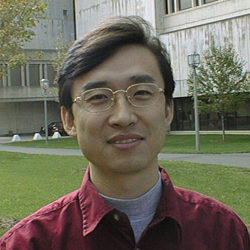
#> input picture Computer Vision/HW1/IDPicture.bmp, 250 x 250 px
$ python -i classical_cv_utils.py   (imports and definitions only)
#> lines starting #> are read from the running program, lines starting #| are printed output that depends on the picture
"""
Classical Computer Vision Utilities for the screen-removal project.
Provides Sobel gradients, filtering, and related low-level CV helpers.

Author: Hasan Suca Kayman
Course: CSc I6716 - Computer Vision
"""

import numpy as np
from scipy import ndimage
from scipy.signal import convolve2d
from typing import Tuple


# =============================================================================
# Image Gradient and Edge Detections
# =============================================================================

def sobel_operator(image: np.ndarray):
    # define Sobel kernels
    sobel_x = np.array([
        [-1, 0, 1],
        [-2, 0, 2],
        [-1, 0, 1]
    ], dtype=np.float64) / 8.0  # normalized

    sobel_y = np.array([
        [-1, -2, -1],
        [ 0,  0,  0],
        [ 1,  2,  1]
    ], dtype=np.float64) / 8.0  # normalized

    # convolution
    Gx = convolve2d(image.astype(np.float64), sobel_x, mode='same', boundary='symm')
    Gy = convolve2d(image.astype(np.float64), sobel_y, mode='same', boundary='symm')

    # gradient magnitude
    magnitude = np.sqrt(Gx**2 + Gy**2)

    return Gx, Gy, magnitude


# NOTE: prewitt_operator not used in demo - commented out
# def prewitt_operator(image: np.ndarray):
#     prewitt_x = np.array([
#         [-1, 0, 1],
#         [-1, 0, 1],
#         [-1, 0, 1]
#     ], dtype=np.float64) / 6.0
#
#     prewitt_y = np.array([
#         [-1, -1, -1],
#         [ 0,  0,  0],
#         [ 1,  1,  1]
#     ], dtype=np.float64) / 6.0
#
#     Gx = convolve2d(image.astype(np.float64), prewitt_x, mode='same', boundary='symm')
#     Gy = convolve2d(image.astype(np.float64), prewitt_y, mode='same', boundary='symm')
#
#     magnitude = np.sqrt(Gx**2 + Gy**2)
#
#     return Gx, Gy, magnitude


# NOTE: compute_gradient_orientation not used in demo - commented out
# def compute_gradient_orientation(Gx: np.ndarray, Gy: np.ndarray):
#     return np.arctan2(Gy, Gx)


# =============================================================================
# Corner Detection
# =============================================================================

def harris_corner_detector(image: np.ndarray,
                            k: float = 0.04,
                           sigma: float = 1.0,
                           threshold_ratio: float = 0.01):
    # compute image gradients
    Ix, Iy, _ = sobel_operator(image)

    # compute products of gradients
    Ix2 = Ix * Ix
    Iy2 = Iy * Iy
    Ixy = Ix * Iy

    # apply Gaussian window (compute sums in neighborhood)
    Sxx = ndimage.gaussian_filter(Ix2, sigma)
    Syy = ndimage.gaussian_filter(Iy2, sigma)
    Sxy = ndimage.gaussian_filter(Ixy, sigma)

    # compute Harris response at each pixel
    # R = det(M) - k * trace(M)**2
    # det(M) = Sxx * Syy - Sxy**2
    # trace(M) = Sxx + Syy
    det_M = Sxx * Syy - Sxy * Sxy
    trace_M = Sxx + Syy
    R = det_M - k * (trace_M ** 2)

    # threshold and find corners
    threshold = threshold_ratio * R.max()
    corners = np.argwhere(R > threshold)

    return corners, R


# NOTE: shi_tomasi_corners not used in demo - commented out
# def shi_tomasi_corners(image: np.ndarray,
#                         sigma: float = 1.0,
#                        threshold_ratio: float = 0.01):
#
#     Ix, Iy, _ = sobel_operator(image)
#
#     Sxx = ndimage.gaussian_filter(Ix * Ix, sigma)
#     Syy = ndimage.gaussian_filter(Iy * Iy, sigma)
#     Sxy = ndimage.gaussian_filter(Ix * Iy, sigma)
#
#     # compute minimum eigenvalue analytically
#     # for 2x2 symmetric matrix, eigenvalues are
#     # lambda = (trace +- sqrt(trace**2 - 4*det)) / 2
#     trace_M = Sxx + Syy
#     det_M = Sxx * Syy - Sxy * Sxy
#
#     # discriminant
#     disc = np.sqrt(np.maximum(trace_M**2 - 4*det_M, 0))
#
#     # minimum eigenvalue
#     min_eigenvalue = (trace_M - disc) / 2
#
#     # threshold
#     threshold = threshold_ratio * min_eigenvalue.max()
#     corners = np.argwhere(min_eigenvalue > threshold)
#
#     return corners, min_eigenvalue


# NOTE: non_maximum_suppression not used in demo - commented out
# def non_maximum_suppression(corners: np.ndarray,
#                             response: np.ndarray,
#                             image_shape: Tuple[int, int],
#                             window_size: int = 10):
#
#     if len(corners) == 0:
#         return corners
#
#     h, w = image_shape
#     suppressed = np.zeros(image_shape, dtype=bool)
#
#     # sort corners by response value (descending)
#     responses = response[corners[:, 0], corners[:, 1]]
#     sorted_indices = np.argsort(-responses)
#
#     selected_corners = []
#
#     for idx in sorted_indices:
#         y, x = corners[idx]
#
#         # check if this corner is suppressed
#         if suppressed[y, x]:
#             continue
#
#         selected_corners.append([y, x])
#
#         # suppress nearby corners
#         y_min = max(0, y - window_size // 2)
#         y_max = min(h, y + window_size // 2 + 1)
#         x_min = max(0, x - window_size // 2)
#         x_max = min(w, x + window_size // 2 + 1)
#
#         suppressed[y_min:y_max, x_min:x_max] = True
#
#     return np.array(selected_corners)


# =============================================================================
# Optical Flow
# =============================================================================

# NOTE: lucas_kanade_flow not used in demo - we use OpenCV's implementation
# def lucas_kanade_flow(frame1: np.ndarray,
#                         frame2: np.ndarray,
#                         window_size: int = 15,
#                         eigenvalue_threshold: float = 1e-4):
#
#     # ensure float64
#     I1 = frame1.astype(np.float64)
#     I2 = frame2.astype(np.float64)
#
#     h, w = I1.shape
#     half_win = window_size // 2
#
#     # compute spatial gradients (on first frame)
#     Ix, Iy, _ = sobel_operator(I1)
#
#     # compute temporal gradient
#     It = I2 - I1
#
#     # initialize flow fields
#     u = np.zeros((h, w), dtype=np.float64)
#     v = np.zeros((h, w), dtype=np.float64)
#
#     # process each pixel
#     for y in range(half_win, h - half_win):
#         for x in range(half_win, w - half_win):
#             # extract local windows
#             Ix_win = Ix[y-half_win:y+half_win+1, x-half_win:x+half_win+1].flatten()
#             Iy_win = Iy[y-half_win:y+half_win+1, x-half_win:x+half_win+1].flatten()
#             It_win = It[y-half_win:y+half_win+1, x-half_win:x+half_win+1].flatten()
#
#             # build A matrix and b vector
#             A = np.column_stack([Ix_win, Iy_win])
#             b = -It_win
#
#             # compute A^TA (structure tensor at this point)
#             ATA = A.T @ A
#
#             # check conditioning using eigenvalues
#             eigenvalues = np.linalg.eigvalsh(ATA)
#
#             if eigenvalues.min() > eigenvalue_threshold:
#                 # solve normal equations
#                 ATb = A.T @ b
#                 flow = np.linalg.solve(ATA, ATb)
#                 u[y, x] = flow[0]
#                 v[y, x] = flow[1]
#
#     return u, v


# NOTE: horn_schunck_flow not used in demo - commented out
# def horn_schunck_flow(frame1: np.ndarray, frame2: np.ndarray,
#                       alpha: float = 1.0, num_iterations: int = 100,
#                       convergence_threshold: float = 1e-4):
#
#     I1 = frame1.astype(np.float64)
#     I2 = frame2.astype(np.float64)
#
#     h, w = I1.shape
#
#     # compute gradieentst
#     Ix, Iy, _ = sobel_operator(I1)
#     It = I2 - I1
#
#     # initialize flow
#     u = np.zeros((h, w), dtype=np.float64)
#     v = np.zeros((h, w), dtype=np.float64)
#
#     # averaging kernel for Laplacian approximation
#     kernel = np.array([
#         [0, 1/4, 0],
#         [1/4, 0, 1/4],
#         [0, 1/4, 0]
#     ], dtype=np.float64)
#
#     # precompute denominator
#     denom = alpha**2 + Ix**2 + Iy**2
#
#     # Iterate
#     for iteration in range(num_iterations):
#         # compute local averages
#         u_avg = convolve2d(u, kernel, mode='same', boundary='symm')
#         v_avg = convolve2d(v, kernel, mode='same', boundary='symm')
#
#         # update equations (from Euler-Lagrange)
#         common = (Ix * u_avg + Iy * v_avg + It) / denom
#         u_new = u_avg - Ix * common
#         v_new = v_avg - Iy * common
#
#         # check convergence
#         change = np.mean((u_new - u)**2 + (v_new - v)**2)
#         if change < convergence_threshold:
#             break
#
#         u = u_new
#         v = v_new
#
#     return u, v


# NOTE: pyramidal_lucas_kanade not used in demo - we use OpenCV's implementation
# def pyramidal_lucas_kanade(frame1: np.ndarray, frame2: np.ndarray,
#                            num_levels: int = 3,
#                            window_size: int = 15):
#     # build image pyramids
#     pyramid1 = [frame1.astype(np.float64)]
#     pyramid2 = [frame2.astype(np.float64)]
#
#     for level in range(1, num_levels):
#         # downsample by factor of 2 :)
#         prev1 = pyramid1[-1]
#         prev2 = pyramid2[-1]
#
#         # gaussian blur before downsampling
#         blurred1 = ndimage.gaussian_filter(prev1, 1.0)
#         blurred2 = ndimage.gaussian_filter(prev2, 1.0)
#
#         # subsample
#         downsampled1 = blurred1[::2, ::2]
#         downsampled2 = blurred2[::2, ::2]
#
#         pyramid1.append(downsampled1)
#         pyramid2.append(downsampled2)
#
#     # start from coarsest level
#     coarsest1 = pyramid1[-1]
#     coarsest2 = pyramid2[-1]
#
#     u, v = lucas_kanade_flow(coarsest1, coarsest2, window_size)
#
#     # propagate to finer levels
#     for level in range(num_levels - 2, -1, -1):
#         # upsample flow
#         new_h, new_w = pyramid1[level].shape
#
#         # scale flow values by 2
#         u = 2 * ndimage.zoom(u, 2, order=1)[:new_h, :new_w]
#         v = 2 * ndimage.zoom(v, 2, order=1)[:new_h, :new_w]
#
#         # warp frame2 using current flow estimate
#         y_coords, x_coords = np.mgrid[0:new_h, 0:new_w]
#         warped_x = x_coords + u
#         warped_y = y_coords + v
#
#         # bilinear interpolation for warping
#         warped2 = ndimage.map_coordinates(
#             pyramid2[level], [warped_y, warped_x], order=1, mode='reflect'
#         )
#
#         # compute residual flow
#         du, dv = lucas_kanade_flow(pyramid1[level], warped2, window_size)
#
#         # add residual to current estimate
#         u = u + du
#         v = v + dv
#
#     return u, v


# =============================================================================
# Homography Estimation
# =============================================================================

# NOTE: direct_linear_transform not used in demo - we use cv2.findHomography
# def direct_linear_transform(src_pts: np.ndarray, dst_pts: np.ndarray):
#     n = len(src_pts)
#
#     # normalize points for numerical stability
#     src_centered = src_pts - src_pts.mean(axis=0)
#     src_scale = np.sqrt(2) / np.std(src_centered)
#     src_norm = src_centered * src_scale
#
#     dst_centered = dst_pts - dst_pts.mean(axis=0)
#     dst_scale = np.sqrt(2) / np.std(dst_centered)
#     dst_norm = dst_centered * dst_scale
#
#     # normalization matrices
#     T_src = np.array([
#         [src_scale, 0, -src_scale * src_pts.mean(axis=0)[0]],
#         [0, src_scale, -src_scale * src_pts.mean(axis=0)[1]],
#         [0, 0, 1]
#     ])
#
#     T_dst = np.array([
#         [dst_scale, 0, -dst_scale * dst_pts.mean(axis=0)[0]],
#         [0, dst_scale, -dst_scale * dst_pts.mean(axis=0)[1]],
#         [0, 0, 1]
#     ])
#
#     # build design matrix A
#     A = []
#     for i in range(n):
#         x, y = src_norm[i]
#         xp, yp = dst_norm[i]
#
#         A.append([-x, -y, -1, 0, 0, 0, x*xp, y*xp, xp])
#         A.append([0, 0, 0, -x, -y, -1, x*yp, y*yp, yp])
#
#     A = np.array(A)
#
#     # solve using SVD
#     U, S, Vh = np.linalg.svd(A)
#
#     # solution is last row of Vh (corresponding to smallest singular value)
#     h = Vh[-1]
#     H_norm = h.reshape(3, 3)
#
#     # denormalize
#     H = np.linalg.inv(T_dst) @ H_norm @ T_src
#     H = H / H[2, 2]  # normalize so H[2,2] = 1
#
#     return H


# NOTE: ransac_homography not used in demo - we use cv2.findHomography
# def ransac_homography(src_pts: np.ndarray, dst_pts: np.ndarray,
#                       num_iterations: int = 1000,
#                       threshold: float = 5.0,
#                       min_inliers: int = 4):
#
#     n = len(src_pts)
#
#     if n < 4:
#         return np.eye(3), np.zeros(n, dtype=bool)
#
#     best_H = np.eye(3)
#     best_inliers = np.zeros(n, dtype=bool)
#     best_num_inliers = 0
#
#     for _ in range(num_iterations):
#         # random sample of 4 points
#         indices = np.random.choice(n, 4, replace=False)
#
#         src_sample = src_pts[indices]
#         dst_sample = dst_pts[indices]
#
#         # check for degenerate configuration (collinear points)
#         if is_degenerate(src_sample) or is_degenerate(dst_sample):
#             continue
#
#         try:
#             H = direct_linear_transform(src_sample, dst_sample)
#         except:
#             continue
#
#         # project all source points
#         src_homo = np.hstack([src_pts, np.ones((n, 1))])
#         projected = (H @ src_homo.T).T
#         projected = projected[:, :2] / projected[:, 2:3]
#
#         # compute errors
#         errors = np.linalg.norm(projected - dst_pts, axis=1)
#
#         # find inliers
#         inliers = errors < threshold
#         num_inliers = np.sum(inliers)
#
#         if num_inliers > best_num_inliers:
#             best_num_inliers = num_inliers
#             best_inliers = inliers
#             best_H = H
#
#     # refine using all inliers
#     if best_num_inliers >= min_inliers:
#         best_H = direct_linear_transform(src_pts[best_inliers], dst_pts[best_inliers])
#
#     return best_H, best_inliers


# NOTE: is_degenerate not used in demo - commented out
# def is_degenerate(points: np.ndarray, threshold: float = 1e-6):
#
#     if len(points) < 3:
#         return True
#
#     # check area of triangle formed by first 3 points
#     p0, p1, p2 = points[:3]
#     area = 0.5 * abs((p1[0] - p0[0]) * (p2[1] - p0[1]) -
#                      (p2[0] - p0[0]) * (p1[1] - p0[1]))
#
#     return area < threshold


# =============================================================================
# Filtering Operations
# =============================================================================

# NOTE: gaussian_filter_2d not used - we use scipy.ndimage.gaussian_filter
# def gaussian_filter_2d(image: np.ndarray, sigma: float):
#
#     # determine kernel size
#     size = int(6 * sigma + 1)
#     if size % 2 == 0:
#         size += 1
#
#     # create 1D Gaussian kernel
#     x = np.arange(size) - size // 2
#     kernel_1d = np.exp(-x**2 / (2 * sigma**2))
#     kernel_1d = kernel_1d / kernel_1d.sum()
#
#     # apply separable convolution
#     result = convolve2d(image, kernel_1d.reshape(1, -1), mode='same', boundary='symm')
#     result = convolve2d(result, kernel_1d.reshape(-1, 1), mode='same', boundary='symm')
#
#     return result


# NOTE: box_filter_2d not used in demo - commented out
# def box_filter_2d(image: np.ndarray, size: int):
#
#     kernel = np.ones((size, size), dtype=np.float64) / (size * size)
#     return convolve2d(image, kernel, mode='same', boundary='symm')


# NOTE: laplacian_of_gaussian not used in demo - commented out
# def laplacian_of_gaussian(image: np.ndarray, sigma: float):
#
#     # first smooth
#     smoothed = gaussian_filter_2d(image, sigma)
#
#     # then apply Laplacian CHECK THE VALUES OF THE MATRIX DONT FORGET TO CHANGE THEM
#     laplacian = np.array([
#         [0,  1, 0],
#         [1, -4, 1],
#         [0,  1, 0]
#     ], dtype=np.float64)
#
#     return convolve2d(smoothed, laplacian, mode='same', boundary='symm')


# =============================================================================
# Frequency Domain Analysis
# =============================================================================

# [64 lines left out: functions analyze_frequency_spectrum, detect_periodic_pattern, not called in this run]

>>> import cv2
>>> picture = cv2.imread('../HW1/IDPicture.bmp', cv2.IMREAD_GRAYSCALE)
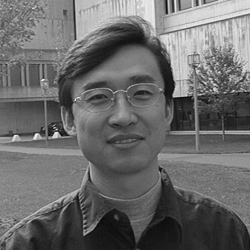
#> picture: shape (250, 250); min 7, max 252, mean 106
>>> result = harris_corner_detector(picture)
#> in sobel_operator, `Gx = convolve2d(image.astype(np.float64), sobel_x, mode='same', bounda..`:
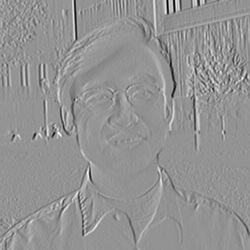
#> Gx: shape (250, 250) float64; min -95.75, max 70, mean 0; drawn with min black and max white
#> in sobel_operator, `magnitude = np.sqrt(Gx**2 + Gy**2)`:
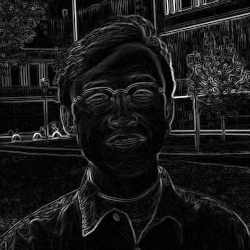
#> magnitude: shape (250, 250) float64; min 0, max 96.43, mean 9.5; drawn with min black and max white
#> in harris_corner_detector, `Ixy = Ix * Iy`:
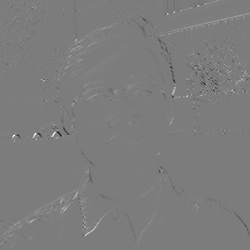
#> Ixy: shape (250, 250) float64; min -3797.5, max 3959, mean 6.6; drawn with min black and max white
#> in harris_corner_detector, `det_M = Sxx * Syy - Sxy * Sxy`:
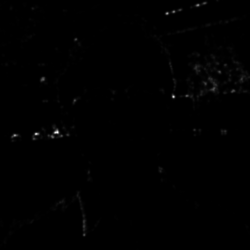
#> det_M: shape (250, 250) float64; min 0.0225, max 2951886.5, mean 11755.5; drawn with min black and max white
#> in harris_corner_detector, `trace_M = Sxx + Syy`:
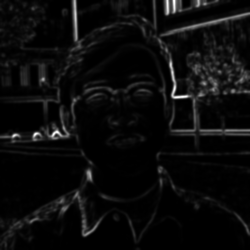
#> trace_M: shape (250, 250) float64; min 0.424, max 4367.6, mean 209; drawn with min black and max white
#> in harris_corner_detector, `R = det_M - k * (trace_M ** 2)`:
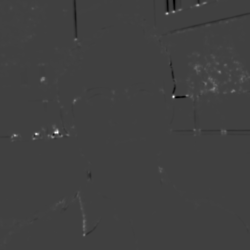
#> R: shape (250, 250) float64; min -753413.6, max 2211926.7, mean 4058.6; drawn with min black and max white
#> in harris_corner_detector, `threshold = threshold_ratio * R.max()`: threshold = 22119.3
#> in harris_corner_detector, `corners = np.argwhere(R > threshold)`: corners = 3757 pairs, first value 0 to 245, second value 0 to 249
